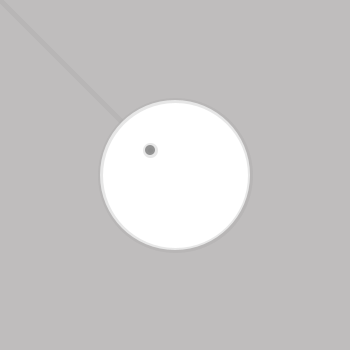
Frame 1 (no input)
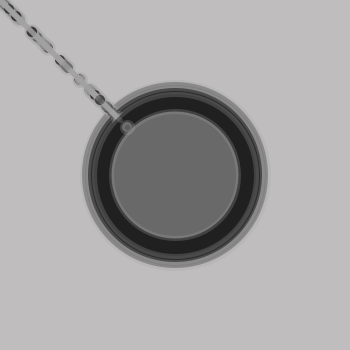
Frame 60 (the mouse pressed at the canvas centre just before this capture)
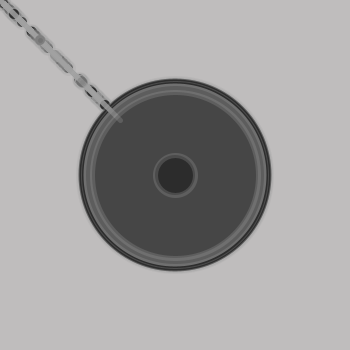
Frame 120 (the mouse held since frame 60 and released just before this capture)

The Processing sketch that drew these frames (run headless with seeded random() and noise(); from frame 60 on, the mouse is pressed at the canvas centre):

// Processing sketch: processing_72270
// ── processing_72270.pde

//Dominique A., Ticklish, CP1, Mod 16-17

int x = 150;
void setup()
{
  background(191,189,189);
  size(350,350);
  smooth();
  strokeWeight(5);
  stroke(random(255),random(255));
  frameRate(7);
}
void draw()
  {
  line(0,0,120,120);
  ellipse(175,175,x,x);
  fill(random(150));
  ellipse(x,x,10,10);
  x = int(random(0,200));
}
